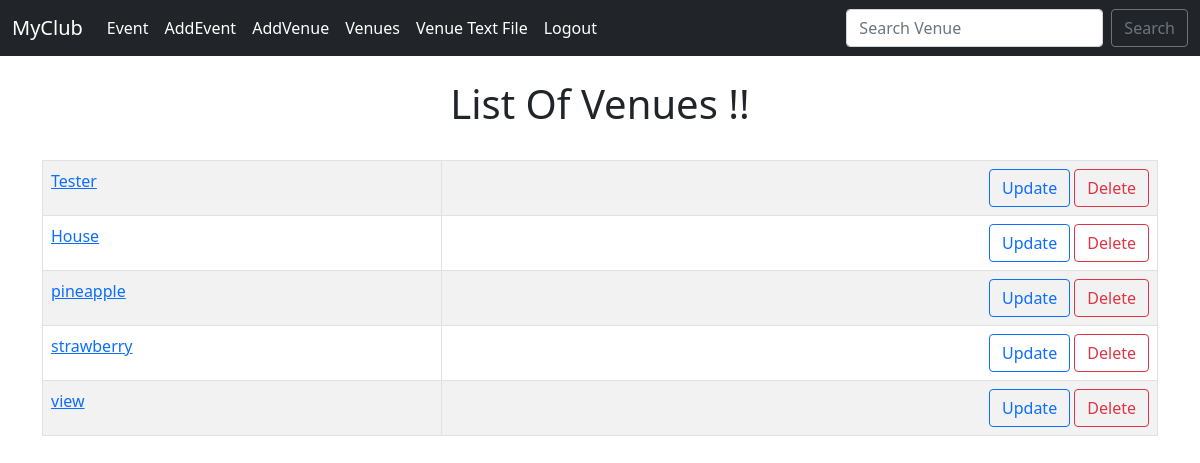
Screenshot of /list_venues/ (signed in) with the database file from the repository.
### app/models.py (models this page shows)
class Venue(models.Model):
    name =models.CharField(max_length=100)
    address =models.CharField(max_length=300)
    Zip_code =models.CharField('Zip Code', max_length=100)
    phone_number = models.CharField('Contact number',max_length=100 , blank =True)
    web = models.URLField('Website Address', blank = True)
    email_address = models.EmailField('Email address', blank = True)
    venue_image = models.ImageField(null = True , blank = True, upload_to = "images/")
    def __str__(self):
        return self.name

### app/views.py (the view)
# urls.py: path('list_venues/',views.list_venues, name = 'list_venues'),
def list_venues(request):
    venue_list = Venue.objects.all()
    context = {
        'venue_list' : venue_list
    }
    return render(request,'events/venues_list.html', context)

### templates/events/venues_list.html (shortened to what this page needs)
{% extends 'events/base.html' %}
{% block content %}
{% if user.is_authenticated %}
<center>
    <h1> List Of Venues !!</h2>
   <br/>
    <table class="table table-striped table-hover table-bordered">
        {% for venues in venue_list %}
        <tr>
            <td>
              <a href = "{% url 'show_venues' venues.id %}"> {{ venues }} </a>
        <td align = "right">
            <a href = "{% url 'update_venues' venues.id %}" class = "btn btn-outline-primary" >Update </a>
            <a href = "{% url 'delete_venues' venues.id %}" class = "btn btn-outline-danger" >Delete </a>
        </td>
    </tr>
   {%endfor%}
    </center>
{% endif %}
{% endblock%}

### rows the page displays
Venue: name "Tester"
Venue: name "House"
Venue: name "pineapple"
Venue: name "strawberry"
Venue: name "view"
